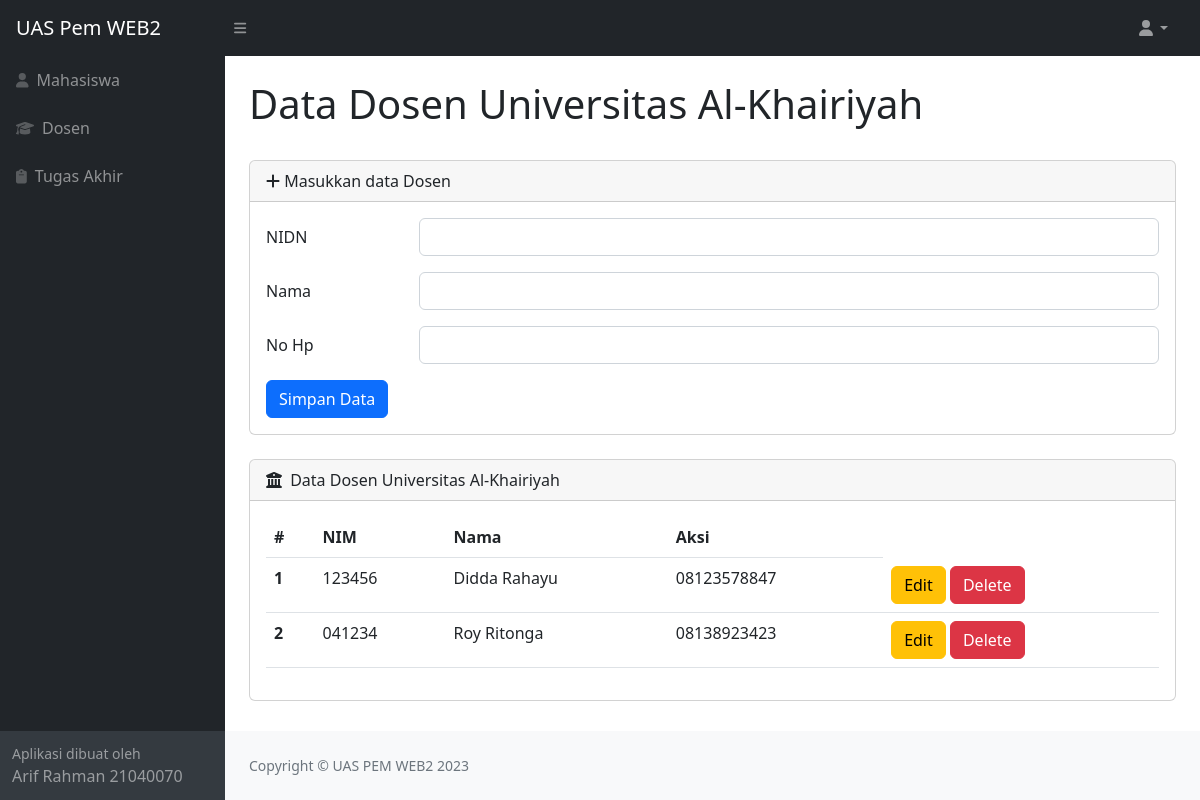
The app's page /dosen.php (signed in) with its own data.
### tables this page shows
CREATE TABLE `dosen` (
  `id` int(11) NOT NULL,
  `nidn` varchar(25) NOT NULL,
  `nama` varchar(25) NOT NULL,
  `nohp` varchar(25) NOT NULL
);

### pages/content/dosen.php (the view, shortened to what this page needs)
<?php
$nidn        = "";
$nama       = "";
$nohp     = "";
?>
<main>
    <div class="container-fluid px-4">
        <h1 class="mt-4">Data Dosen Universitas Al-Khairiyah</h1>
        <div class="card mb-4">
            <div class="card-header">
                <i class="fas fa-plus"></i>
                Masukkan data Dosen
            </div>
            <div class="card-body">
                <form action="" method="POST">
                    <div class="mb-3 row">
                        <label for="nidn" class="col-sm-2 col-form-label">NIDN</label>
                        <div class="col-sm-10">
                            <input type="text" class="form-control" id="nidn" name="nidn" value="<?php echo $nidn ?>">
                        </div>
                    </div>
                    <div class="mb-3 row">
                        <label for="nama" class="col-sm-2 col-form-label">Nama</label>
                        <div class="col-sm-10">
                            <input type="text" class="form-control" id="nama" name="nama" value="<?php echo $nama ?>">
                        </div>
                    </div>
                    <div class="mb-3 row">
                        <label for="nohp" class="col-sm-2 col-form-label">No Hp</label>
                        <div class="col-sm-10">
                            <input type="text" class="form-control" id="nohp" name="nohp" value="<?php echo $nohp ?>">
                        </div>
                    </div>
                    <div class="col-12">
                        <input type="submit" name="simpan" value="Simpan Data" class="btn btn-primary" />
                    </div>
                </form>
            </div>
        </div>
    </div>
</main>
    <?php
    include_once("koneksi/config.php");
    ?>
<main>
    <div class="container-fluid px-4">
        <div class="card mb-4">
            <div class="card-header">
                <i class="fas fa-building-columns me-1"></i>
                Data Dosen Universitas Al-Khairiyah
            </div>
            <div class="card-body">
            <table class="table">
                    <thead>
                        <tr>
                            <th scope="col">#</th>
                            <th scope="col">NIM</th>
                            <th scope="col">Nama</th>
                            <th scope="col">Aksi</th>
                        </tr>
                    </thead>
                    <tbody>
                        <?php
                        $sql2   = "select * from dosen order by id desc";
                        $q2     = mysqli_query($koneksi, $sql2);
                        $urut   = 1;
                        while ($r2 = mysqli_fetch_array($q2)) {
                            $id         = $r2['id'];
                            $nidn       = $r2['nidn'];
                            $nama       = $r2['nama'];
                            $nohp       = $r2['nohp'];
                        ?>
                            <tr>
                                <th scope="row"><?php echo $urut++ ?></th>
                                <td scope="row"><?php echo $nidn ?></td>
                                <td scope="row"><?php echo $nama ?></td>
                                <td scope="row"><?php echo $nohp ?></td>
                                <td scope="row">
                                    <a href="dosen.php?op=edit&id=<?php echo $id ?>"><button type="button" class="btn btn-warning">Edit</button></a>
                                    <a href="dosen.php?op=delete&id=<?php echo $id?>" onclick="return confirm('Yakin mau delete data?')"><button type="button" class="btn btn-danger">Delete</button></a>
                                </td>
                            </tr>
                        <?php
                        }
                        ?>
                    </tbody>
                </table>
            </div>
        </div>
    </div>
</main>

### records on screen
dosen: nidn "123456", nama "Didda Rahayu", nohp "08123578847"
dosen: nidn "041234", nama "Roy Ritonga", nohp "08138923423"
